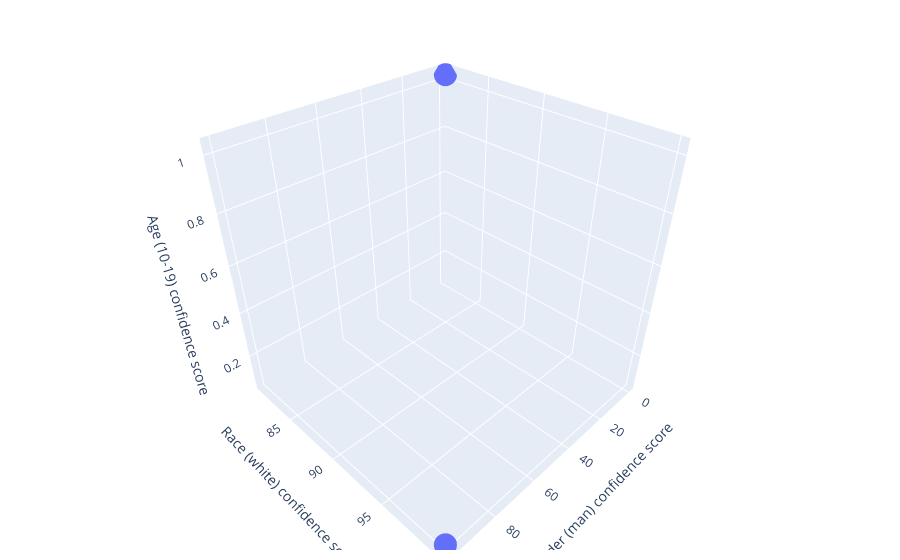

This figure's notebook cell:
### Code cell
MetricGenderDisplay(FairFaceDict, specific_race=None, specific_age=None)
MetricRaceDisplay(FairFaceDict, specific_gender=None, specific_age=None)
MetricAgeDisplay(FairFaceDict, specific_gender=None, specific_race=None)
ScatterPlotDisplay2D(FairFaceDict, x_axis_label="race", y_axis_label="gender", specific_gender="man", specific_race="white")
ScatterPlotDisplay3D(FairFaceDict, specific_gender="man", specific_race="white", specific_age="10-19")
MetricCenterDistanceDisplay(FairFaceDict, distance_val_list=dist_bet_centers, area_val_list=space_taken_up, category='race', type='distance')

### Figure 1 — Plotly figure (JSON) as saved in the notebook; plotly's stock layout.template omitted (floating-point values rounded to 4 significant figures)
{"data": [{"hovertemplate": "x=%{x}<br>y=%{y}<br>z=%{z}<extra></extra>", "legendgroup": "", "marker": {"color": "#636efa", "symbol": "circle"}, "mode": "markers", "name": "", "scene": "scene", "showlegend": false, "type": "scatter3d", "x": [0.01147, 100.0], "y": [81.17, 99.99], "z": [1.025, 0.06405]}], "layout": {"legend": {"tracegroupgap": 0}, "margin": {"b": 10, "l": 10, "r": 20, "t": 10}, "scene": {"domain": {"x": [0, 1], "y": [0, 1]}, "xaxis": {"title": {"text": "Gender (man) confidence score"}}, "yaxis": {"title": {"text": "Race (white) confidence score"}}, "zaxis": {"title": {"text": "Age (10-19) confidence score"}}}}}
